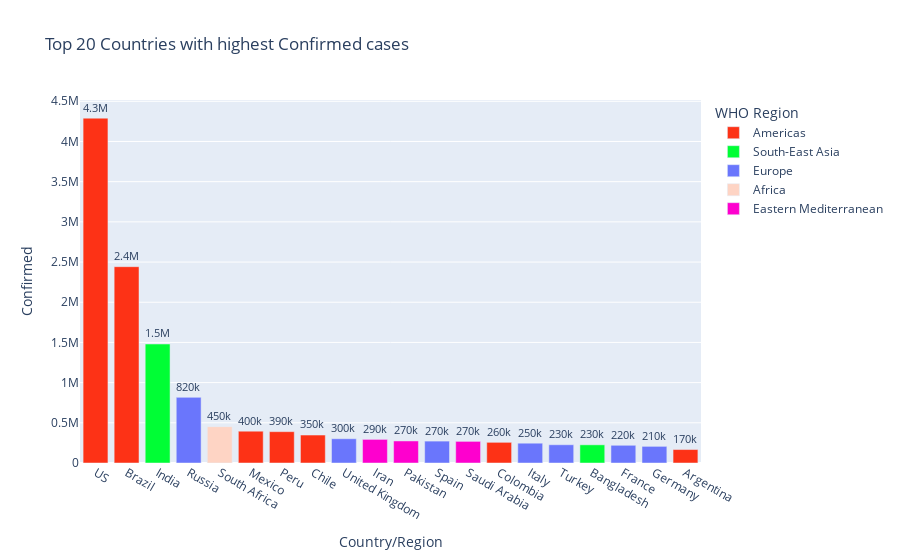

The notebook cell saved with this chart:
### Code cell
#Show top 20 countries with highest confirmed cases
def get_countries(df, col, color_scale='Twilight'):
    highest_col_cases = df.sort_values(col, ascending=False)[:20]

    fig = px.bar(
        highest_col_cases,
        x='Country/Region',
        y=col,
        color='WHO Region',
        title=f'Top 20 Countries with highest {col} cases',
        text_auto='.2s',
        color_discrete_sequence=px.colors.qualitative.Light24,  # Use your desired color scale here
        color_continuous_scale=color_scale  # Set the color scale to 'Twilight'
    )
    fig.update_traces(textfont_size=12, textangle=0, textposition="outside", cliponaxis=False)
    fig.update_layout(xaxis_categoryorder='total descending')
    
    fig.show()

get_countries(data, col='Confirmed', color_scale='Twilight')

### Figure 1 — Plotly figure (JSON) as saved in the notebook; plotly's stock layout.template omitted (floating-point values rounded to 4 significant figures)
{"data": [{"alignmentgroup": "True", "cliponaxis": false, "hovertemplate": "WHO Region=Americas<br>Country/Region=%{x}<br>Confirmed=%{y}<extra></extra>", "legendgroup": "Americas", "marker": {"color": "#FD3216", "pattern": {"shape": ""}}, "name": "Americas", "offsetgroup": "Americas", "orientation": "v", "showlegend": true, "textangle": 0, "textfont": {"size": 12}, "textposition": "outside", "texttemplate": "%{y:.2s}", "type": "bar", "x": ["US", "Brazil", "Mexico", "Peru", "Chile", "Colombia", "Argentina"], "xaxis": "x", "y": [4290259, 2442375, 395489, 389717, 347923, 257101, 167416], "yaxis": "y"}, {"alignmentgroup": "True", "cliponaxis": false, "hovertemplate": "WHO Region=South-East Asia<br>Country/Region=%{x}<br>Confirmed=%{y}<extra></extra>", "legendgroup": "South-East Asia", "marker": {"color": "#00FE35", "pattern": {"shape": ""}}, "name": "South-East Asia", "offsetgroup": "South-East Asia", "orientation": "v", "showlegend": true, "textangle": 0, "textfont": {"size": 12}, "textposition": "outside", "texttemplate": "%{y:.2s}", "type": "bar", "x": ["India", "Bangladesh"], "xaxis": "x", "y": [1480073, 226225], "yaxis": "y"}, {"alignmentgroup": "True", "cliponaxis": false, "hovertemplate": "WHO Region=Europe<br>Country/Region=%{x}<br>Confirmed=%{y}<extra></extra>", "legendgroup": "Europe", "marker": {"color": "#6A76FC", "pattern": {"shape": ""}}, "name": "Europe", "offsetgroup": "Europe", "orientation": "v", "showlegend": true, "textangle": 0, "textfont": {"size": 12}, "textposition": "outside", "texttemplate": "%{y:.2s}", "type": "bar", "x": ["Russia", "United Kingdom", "Spain", "Italy", "Turkey", "France", "Germany"], "xaxis": "x", "y": [816680, 301708, 272421, 246286, 227019, 220352, 207112], "yaxis": "y"}, {"alignmentgroup": "True", "cliponaxis": false, "hovertemplate": "WHO Region=Africa<br>Country/Region=%{x}<br>Confirmed=%{y}<extra></extra>", "legendgroup": "Africa", "marker": {"color": "#FED4C4", "pattern": {"shape": ""}}, "name": "Africa", "offsetgroup": "Africa", "orientation": "v", "showlegend": true, "textangle": 0, "textfont": {"size": 12}, "textposition": "outside", "texttemplate": "%{y:.2s}", "type": "bar", "x": ["South Africa"], "xaxis": "x", "y": [452529], "yaxis": "y"}, {"alignmentgroup": "True", "cliponaxis": false, "hovertemplate": "WHO Region=Eastern Mediterranean<br>Country/Region=%{x}<br>Confirmed=%{y}<extra></extra>", "legendgroup": "Eastern Mediterranean", "marker": {"color": "#FE00CE", "pattern": {"shape": ""}}, "name": "Eastern Mediterranean", "offsetgroup": "Eastern Mediterranean", "orientation": "v", "showlegend": true, "textangle": 0, "textfont": {"size": 12}, "textposition": "outside", "texttemplate": "%{y:.2s}", "type": "bar", "x": ["Iran", "Pakistan", "Saudi Arabia"], "xaxis": "x", "y": [293606, 274289, 268934], "yaxis": "y"}], "layout": {"autosize": true, "barmode": "relative", "legend": {"title": {"text": "WHO Region"}, "tracegroupgap": 0}, "title": {"text": "Top 20 Countries with highest Confirmed cases"}, "xaxis": {"anchor": "y", "autorange": true, "categoryorder": "total descending", "domain": [0, 1], "range": [-0.5, 19.5], "title": {"text": "Country/Region"}, "type": "category"}, "yaxis": {"anchor": "x", "autorange": true, "domain": [0, 1], "range": [0, 4516000.0], "title": {"text": "Confirmed"}, "type": "linear"}}}
